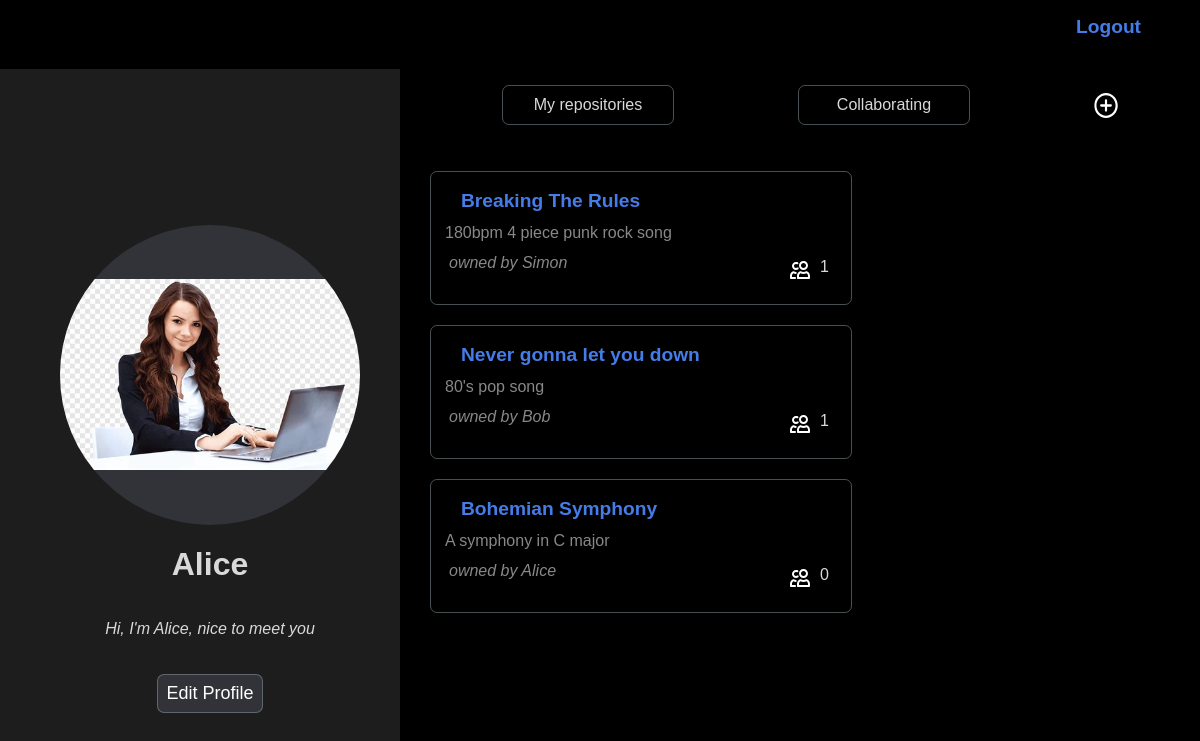
The app's page /dashboard (signed in), older data.
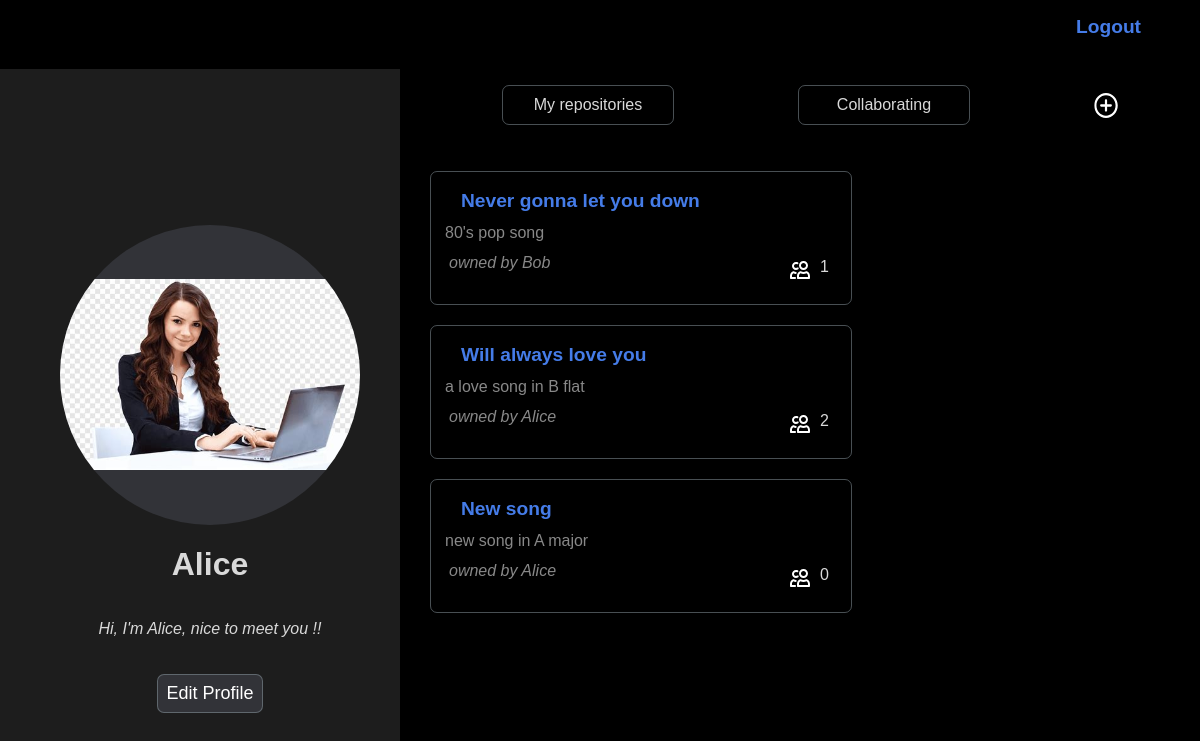
The same page, newer data.
### palinodes/models.py (models this page shows, shortened)
class User(AbstractUser):
    pass

class Profile(models.Model):
    user = models.OneToOneField(User, on_delete=models.CASCADE, related_name="profile")
    description = models.TextField(default="", max_length=300, blank=True)
    avatar = models.ImageField(upload_to=get_avatar_path, blank=True)
    @property
    def all_repositories(self):
        directories = set(self.user.directories.filter(parent = None)) | set(self.user.collaborating.filter(parent = None))
        sorted_directories = sorted(directories, key=lambda directory: directory.last_edited, reverse=True)
        return sorted_directories
    @cached_property
    def repositories(self):
        directories = self.user.directories.filter(parent = None)
        sorted_directories = sorted(directories, key=lambda directory: directory.last_edited, reverse=True)
        return sorted_directories
    @cached_property
    def collaborating_repositories(self):
        directories = self.user.collaborating.filter(parent = None)
        sorted_directories = sorted(directories, key=lambda directory: directory.last_edited, reverse=True)
        return sorted_directories

class Directory(models.Model):
    name = models.CharField(max_length=50)
    description = models.TextField(max_length=300, blank=True, null=True)
    created = models.DateTimeField(auto_now_add=True)
    owner = models.ForeignKey(User, on_delete=models.CASCADE, related_name="directories")
    collaborators = models.ManyToManyField(User, blank=True, related_name="collaborating")
    parent = models.ForeignKey("self", blank=True, null=True, on_delete=models.CASCADE, related_name="subdirectories")
    @property
    def latest_notification(self):
        if self.is_repository:
            return self.notifications.latest('timestamp')
    @property
    def number_of_collaborators(self):
        return self.collaborators.count()
    @property
    def is_repository(self):
        return self.parent == None
    @property
    def last_edited(self)-> datetime:
        latests = []
        if self.files.exists():
            last_file_timestamp = self.files.latest("uploaded")
            latests = latests + [last_file_timestamp.uploaded]
        if self.comments.exists():
            last_comment_timestamp = self.comments.latest("timestamp")
            latests = latests + [last_comment_timestamp.timestamp]
        if not self.subdirectories.exists() and len(latests) > 0:
             return max(latests)
        for subdirectory in self.subdirectories.all():
            latests.append(subdirectory.last_edited)
        return max(latests, default=self.created)

### palinodes/views.py (the view, shortened to what this page needs)
# urls.py: path("dashboard", views.dashboard, name="dashboard"),
@login_required
def dashboard(request):
    return render(request, "palinodes/dashboard.html", {
        "profile_form": ProfileForm()
    })

### palinodes/templates/palinodes/dashboard.html (shortened to what this page needs)
{% extends 'palinodes/layout.html' %}
{% load static %}
{% block body %}
<div id="profile-banner">
    <div id="profile-details" class="profile">
        {% if user.profile.avatar %}
        <img id="avatar" src={{user.profile.avatar.url}}>
        {% else %}
        <img style="background-color: black;" id="avatar" src="{% get_media_prefix %}Default-Profile-Picture.png" >
        {% endif %}
        <h1>{{user.username}}</h1>
        <p data-description="{{user.profile.description}}" id="profile-description"><em>{{user.profile.description}}</em></p>
        <button class="bordered clickable">Edit Profile</button>
    </div>
</div>
<div id="repositories-list">
    <ul>
        <li class="bordered clickable" id="my-repositories-btn">My repositories</li>
        <li class="bordered clickable" id="collaborating-btn">Collaborating</li>
        <li class="clickable" id="new-repository-icn" style= "width: auto; height: 24px; padding: 0px; border-radius:90%; align-self: center">
            <a href={% url 'new-repository' %}>
                <img src="{% get_media_prefix %}icons/plus-circle.svg" alt="">
            </a>
        </li>
    </ul>
    <div id="repositories-container">
        {% if user.profile.all_repositories %}
            {% for repository in user.profile.all_repositories%}
            <div class="repositories-li all-repositories bordered clickable">
                <a class="link-layer" href={% url 'repository' repository.id %}></a>
                <div class="repository-link">
                    <a href={% url 'repository' repository.id %}>
                        <strong>{{repository.name}}</strong>
                    </a>
                </div>
                <p class="dash-repo-description">{{repository.description}}</p>
                <div class="dash-collaborators">
                    <p class="dash-repo-owner-name">owned by {{repository.owner.username}}</p>
                    <div>
                        <img src="{% get_media_prefix %}icons/people.svg" alt="">
                        <p>{{repository.number_of_collaborators}}</p>
                    </div>
                </div>
            </div>
            {% endfor %}
        {% endif %}
    </div>
</div>
{% endblock %}

Row changes from the older to the newer data that the page shows:
no longer on this page (row edited): Directory: name "Breaking The Rules", description "180bpm 4 piece punk rock song", owner.username "Simon", number_of_collaborators "1"
removed Directory: name "Bohemian Symphony", description "A symphony in C major", owner.username "Alice", number_of_collaborators "0"
changed User "Alice": profile.description "Hi, I'm Alice, nice to meet you" → "Hi, I'm Alice, nice to meet you !!"
added Directory: name "Will always love you", description "a love song in B flat", owner.username "Alice", number_of_collaborators "2"
added Directory: name "New song", description "new song in A major", owner.username "Alice", number_of_collaborators "0"
